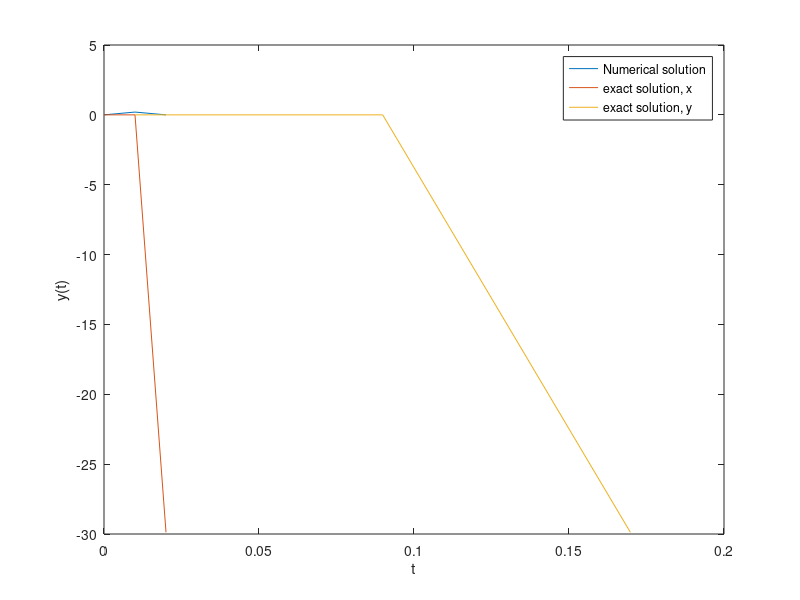

Reproduce this figure in MATLAB.
%Question 3
% Explicit Euler
%% Analytic solution
%f = @(x,t) 1-(10*(x-0.08*t))^2; %y = 1-[10(x-0.08t)-1]^2
%f1 = @(x) 1-(10*x-1)^2; %y(t = 0) = 1-(10x-1)^2, 0<=x<=0.2
%f2 = @(x) 0*x; %y(t = 0) = 0, 0.2<x<=1
%t_true = linspace(0.01,8,100);
%x_true = linspace(0,1,100);
%x_true_1 = linspace(0,0.2,20);
%x_true_2 = linspace(0,0.8,80);
%y_true = f(t_true,x_true);
%y_true_1 = f(x_true_1);
%y_true_2 = f(x_true_2);

%% Numerical solution for deta x = 0.01, t = 0;
h = 0.01;
y1(1) = 0;
x1(1) = 0;
i = 1;
if (x1(i)<=0.2)
    y1(i+1) = y1(i) - 200*x1(i)*h+20*h;
    x1(i+1) = x1(i) + h;
    i = i + 1;
end
if (x1(i)<=1)
    y1(i+1) = 0;
    x1(i+1) = x1(i) + h;
    i = i + 1;
end

%% exact solution for deta x = 0.01, deta t = 0.08;
y2(1) = 0;
h21 = 0.01;%deta x
h22 = 0.0799;%deta t
x2(1) = 0;
x2(2) = 0.01;
t2(1) = 0.01;
t2(2) = 0.0899;
i = 2;
if ((x2(i)-0.08*t2(i)) <= 0.2 && (x2(i)-0.08*t2(i)) >= 0 )
    x2(i+1) = x2(i) + h21;
    t2(i+1) = t2(i) + h22;
    y2(i+1) = (h22/(h21^2))*(-100*((x2(i+1))^2-2*(x2(i))^2+(x2(i-1))^2)+0.64*((t2(i+1))^2-2*(t2(i))^2+(t2(i-1))^2)-20*(x2(i+1)-2*x2(i)+x2(i-1))+1.6*(t2(i+1)-2*t2(i)+t2(i-1))-16*(x2(i+1)*t2(i+1)-2*x2(i)*t2(i)+x2(i-1)*t2(i-1)));
    i = i + 1;
end

%% Plot explicit solutions
figure(1); clf;
%plot(t_true,y_true)
%plot(x_true,y_true)
%plot(x_true_1,y_true_2)
%plot(x_true_2,y_true_2)
plot(x1,y1)
hold on
plot(x2,y2)
plot(t2,y2)
%plot(t1,y1,'k.--','MarkerSize',20)
%plot(t2,y2,'ro--','MarkerSize',10)
%axis([0 20 -1.5 2])
xlabel('t')
ylabel('y(t)')
legend('Numerical solution','exact solution, x','exact solution, y','NorthWest')
